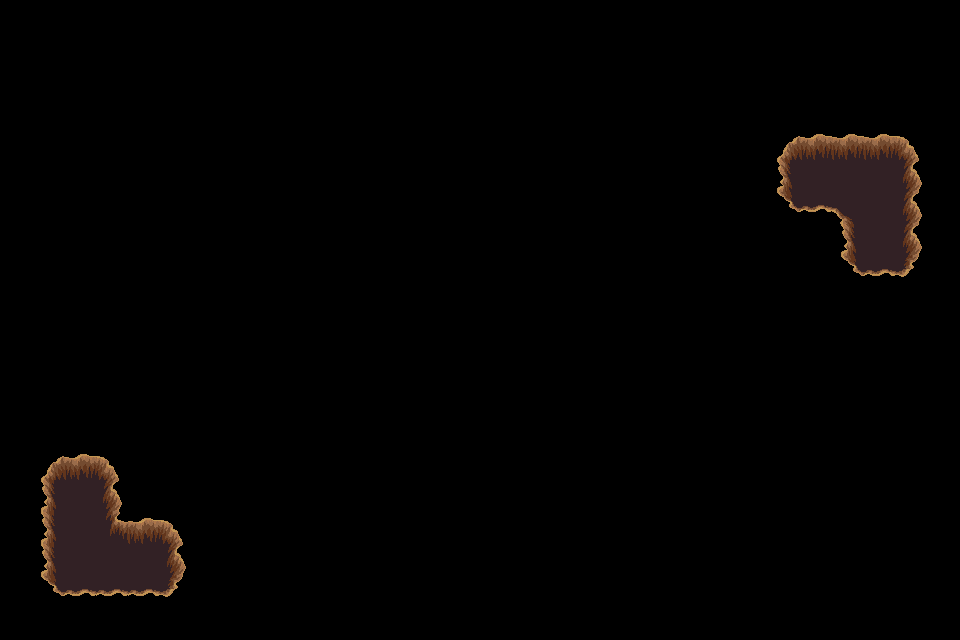

Below is a game level as drawn by its tile map, then a one-line description and the .tmx file that defines it, in full:
An orthogonal 30x20 tile map with 32x32 px tiles, 1 tile layer (trou).

<map version="1.4" tiledversion="1.4.3" orientation="orthogonal" renderorder="right-down" width="30" height="20" tilewidth="32" tileheight="32" infinite="0" nextlayerid="9" nextobjectid="1">
 <tileset firstgid="1" source="../../dungeon_green.tsx" />
 <layer id="8" name="trou" width="30" height="20">
  <data encoding="csv">
0,0,0,0,0,0,0,0,0,0,0,0,0,0,0,0,0,0,0,0,0,0,0,0,0,0,0,0,0,0,
0,0,0,0,0,0,0,0,0,0,0,0,0,0,0,0,0,0,0,0,0,0,0,0,0,0,0,0,0,0,
0,0,0,0,0,0,0,0,0,0,0,0,0,0,0,0,0,0,0,0,0,0,0,0,0,0,0,0,0,0,
0,0,0,0,0,0,0,0,0,0,0,0,0,0,0,0,0,0,0,0,0,0,0,0,0,0,0,0,0,0,
0,0,0,0,0,0,0,0,0,0,0,0,0,0,0,0,0,0,0,0,0,0,0,0,432,433,433,433,434,0,
0,0,0,0,0,0,0,0,0,0,0,0,0,0,0,0,0,0,0,0,0,0,0,0,455,456,456,456,457,0,
0,0,0,0,0,0,0,0,0,0,0,0,0,0,0,0,0,0,0,0,0,0,0,0,478,479,388,456,457,0,
0,0,0,0,0,0,0,0,0,0,0,0,0,0,0,0,0,0,0,0,0,0,0,0,0,0,455,456,457,0,
0,0,0,0,0,0,0,0,0,0,0,0,0,0,0,0,0,0,0,0,0,0,0,0,0,0,478,479,480,0,
0,0,0,0,0,0,0,0,0,0,0,0,0,0,0,0,0,0,0,0,0,0,0,0,0,0,0,0,0,0,
0,0,0,0,0,0,0,0,0,0,0,0,0,0,0,0,0,0,0,0,0,0,0,0,0,0,0,0,0,0,
0,0,0,0,0,0,0,0,0,0,0,0,0,0,0,0,0,0,0,0,0,0,0,0,0,0,0,0,0,0,
0,0,0,0,0,0,0,0,0,0,0,0,0,0,0,0,0,0,0,0,0,0,0,0,0,0,0,0,0,0,
0,0,0,0,0,0,0,0,0,0,0,0,0,0,0,0,0,0,0,0,0,0,0,0,0,0,0,0,0,0,
0,432,433,434,0,0,0,0,0,0,0,0,0,0,0,0,0,0,0,0,0,0,0,0,0,0,0,0,0,0,
0,455,456,457,0,0,0,0,0,0,0,0,0,0,0,0,0,0,0,0,0,0,0,0,0,0,0,0,0,0,
0,455,456,410,433,434,0,0,0,0,0,0,0,0,0,0,0,0,0,0,0,0,0,0,0,0,0,0,0,0,
0,455,456,456,456,457,0,0,0,0,0,0,0,0,0,0,0,0,0,0,0,0,0,0,0,0,0,0,0,0,
0,478,479,479,479,480,0,0,0,0,0,0,0,0,0,0,0,0,0,0,0,0,0,0,0,0,0,0,0,0,
0,0,0,0,0,0,0,0,0,0,0,0,0,0,0,0,0,0,0,0,0,0,0,0,0,0,0,0,0,0
</data>
 </layer>
</map>
